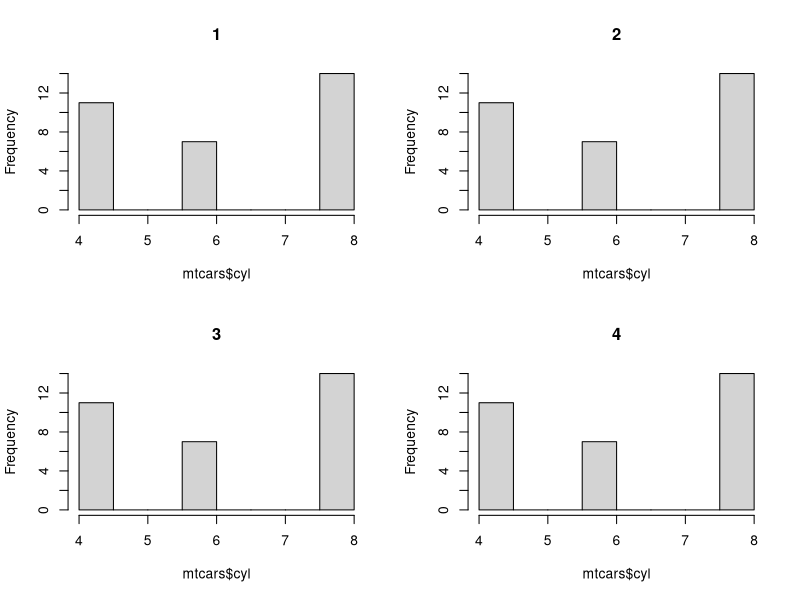
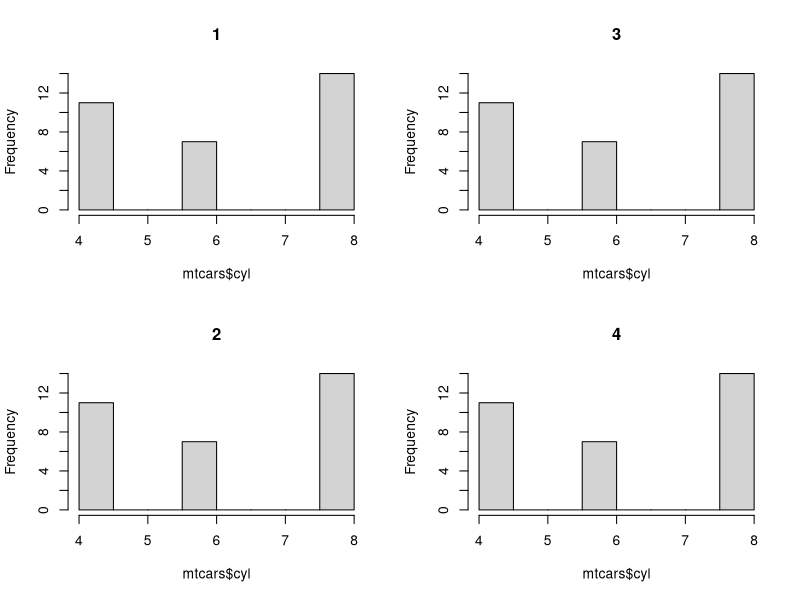

Source code (R) for these figures, in order:
# Multiple Plots in 1 Window


par(mfrow=c(2,2))
for (i in 1:4) {
hist(mtcars$cyl, main=i)
}

par(mfcol=c(2,2))
for (i in 1:4) {
  hist(mtcars$cyl, main=i)
}
